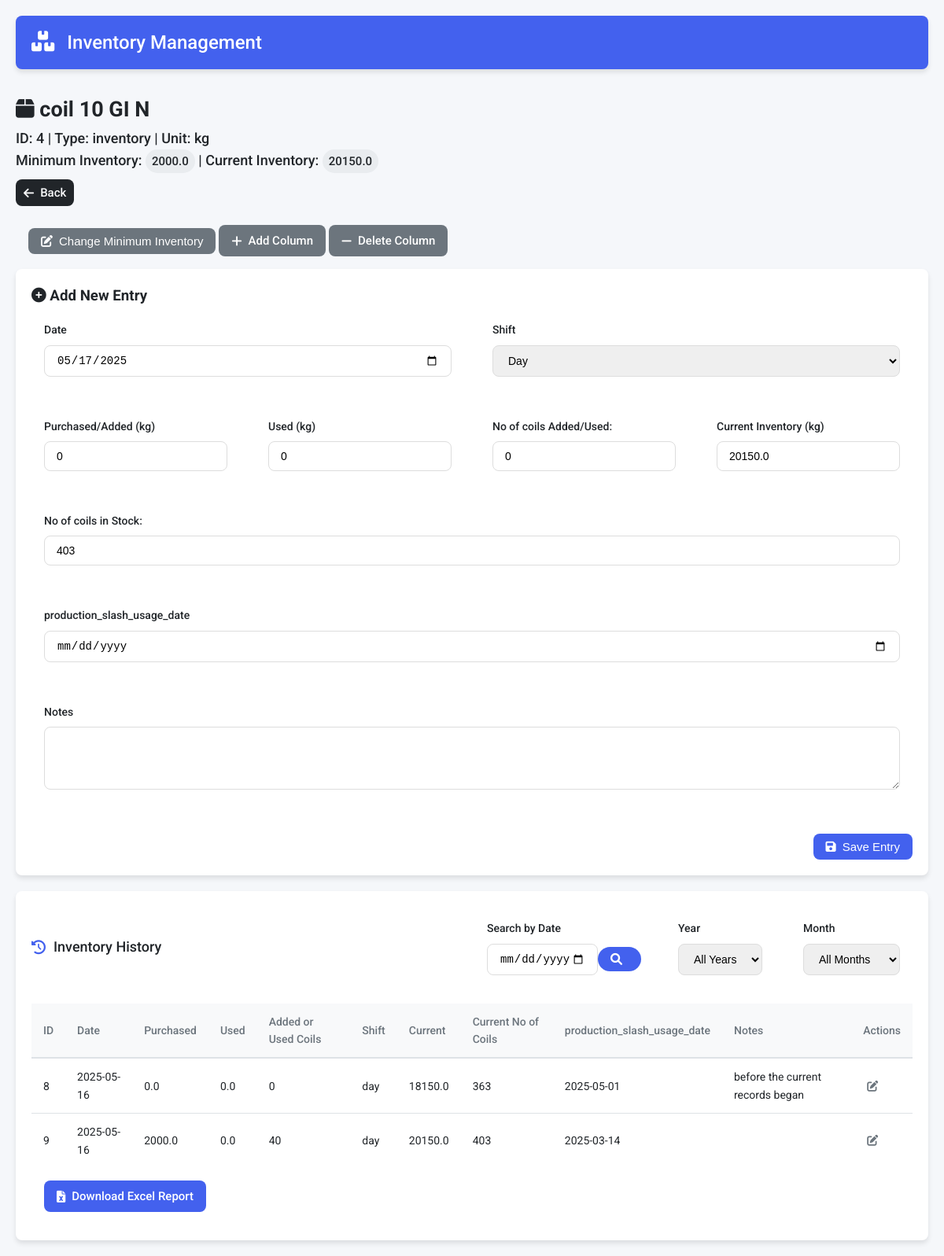
Screenshot of /item/4 with the database file from the repository.
### tables this page shows
CREATE TABLE items
                     (id INTEGER PRIMARY KEY AUTOINCREMENT,
                      name TEXT UNIQUE,
                      item_type TEXT,
                      item_unit TEXT,
                      minimum_inventory REAL,
                      current_inventory REAL check(current_inventory >= 0) default 0,
                      init_inventory_pm REAL,
                      updated_at TIMESTAMP DEFAULT CURRENT_TIMESTAMP,
                      has_rolls INTEGER BOOLEAN DEFAULT 0,
                      custom_fields TEXT);

CREATE TABLE item_coil_10_gi_n (id INTEGER PRIMARY KEY AUTOINCREMENT, item_id INTEGER NOT NULL REFERENCES items(id) ON DELETE CASCADE, purchased_kg REAL, used_kg REAL, added_used_coils INTEGER , date DATE, current_inventory REAL CHECK(current_inventory >= 0) default 0, current_no_coils INTEGER , shift TEXT, notes TEXT, production_slash_usage_date TEXT);

### app.py (the view, shortened to what this page needs)
@app.route('/item/<int:item_id>', methods=['GET', 'POST'])
def item_form(item_id):
    conn = get_db_connection()
    c = conn.cursor()
    c.execute('SELECT name, item_type,item_unit, minimum_inventory,current_inventory,has_rolls ,custom_fields FROM items WHERE id = ?', (item_id,))
    item = c.fetchone()
    if not item:
        return "Item not found", 404
    item_name, item_type, item_unit ,min_inv,cur_inv,has_rolls, custom_fields_str = item
    custom_fields = json.loads(custom_fields_str) if custom_fields_str else {}
    table_name = f"item_{normalize_names(item_name)}"
    current_no_coils = 0
    if has_rolls:
        try:
            c.execute(f'SELECT current_no_coils FROM {table_name} ORDER BY id DESC LIMIT 1')
            last_coil_row = c.fetchone()
            if last_coil_row:
                current_no_coils = last_coil_row[0]
        except sqlite3.Error as e:
            print(f"Error fetching last coil count: {e}")
            current_no_coils = 0  # Default to 0 if error occurs
    month = request.args.get('month')
    year = request.args.get('year')
    search_res = request.args.get('date_search')
    print(search_res , "!!!!!!!!!!!!here")
    query = f"SELECT * FROM {table_name}"
    params = []
    query += " ORDER BY id ASC limit 10"
    c.execute(query, params)
    columns = [description[0] for description in c.description]
    entries = [dict(zip(columns, row)) for row in c.fetchall()]
    c.execute(f"SELECT DISTINCT strftime('%Y', date) AS year FROM {table_name} ORDER BY year")
    available_years = [row[0] for row in c.fetchall()]
    months_map = {
        '01': 'January', '02': 'February', '03': 'March',
        '04': 'April', '05': 'May', '06': 'June',
        '07': 'July', '08': 'August', '09': 'September',
        '10': 'October', '11': 'November', '12': 'December'
        }
    c.execute(f"SELECT DISTINCT strftime('%m-%Y', date) AS month_year FROM {table_name} ORDER BY month_year DESC")
    available_months = [ (row[0], months_map.get(row[0][:2], 'Unknown')) for row in c.fetchall()]
    print(available_months)
    conn.close()
    return render_template('item_form.html',
                         item_id=item_id,
                         item_name=item_name,
                         item_type=item_type,
                         item_unit = item_unit,
                         min_inv=min_inv,
                         cur_inv = cur_inv,
                         has_rolls = has_rolls,
                         custom_fields=custom_fields,
                         entries=entries,
                         current_date=datetime.now().strftime('%Y-%m-%d'),
                         available_years=available_years,
                         available_months=available_months,
                         current_no_coils = current_no_coils,
                         current_year=year,
                         current_month=month)

### templates/Item_form.html (shortened to what this page needs)
{% extends "base.html" %}
{% block content %}
    <div class="item-detail-container">
        <div class="item-header">
                <h2><i class="fas fa-box"></i> {{ item_name }}</h2>
                <p class="item-meta">ID: {{ item_id }} | Type: {{ item_type }} | Unit: {{ item_unit }}</p>
                <p class="item-inventory">
                    Minimum Inventory: <span class="badge">{{ min_inv }}</span> |
                    Current Inventory: <span class="badge">{{ cur_inv }}</span>
                </p>
            <a href="{{ url_for('index') }}" class="btn btn-back">
                <i class="fas fa-arrow-left"></i> Back
            </a>
        </div>
        <div class="action-buttons" style="margin: 1rem;">
            <button onclick="toggleMinInvEdit()" class="btn btn-secondary" id="editMinInvBtn">
                <i class="fas fa-edit"></i> Change Minimum Inventory
            </button>
            <a href="{{ url_for('add_column', item_id=item_id) }}" class="btn btn-secondary">
                <i class="fas fa-plus"></i> Add Column
            </a>
            <a href="{{ url_for('delete_column', item_id=item_id) }}" class="btn btn-secondary">
                <i class="fas fa-minus"></i> Delete Column
            </a>
        </div>
        <div class="form-container">
            <h3><i class="fas fa-plus-circle"></i> Add New Entry</h3>
            <form method="POST" class="entry-form">
                <div class="form-row">
                    <div class="form-group">
                        <label for="date">Date</label>
                        <input type="date" id="date" name="date" required>
                    </div>
                    <div class="form-group">
                        <label for="shift">Shift</label>
                        <select id="shift" name="shift" required>
                            <option value="day">Day</option>
                        </select>
                    </div>
                </div>
                <div class="form-row">
                    <div class="form-group">
                        <label for="purchased">Purchased/Added ({{item_unit}})</label>
                        <input type="number" id="purchased" name="purchased" min="0" value="0" step="0.001" required>
                    </div>
                    <div class="form-group">
                        <label for="used">Used ({{item_unit}})</label>
                        <input type="number" id="used" name="used" min="0" value="0" step="0.001" required>
                    </div>
                    {% if has_rolls %}
                    <div class="form-group">
                        <label for="added_used_coils">No of coils Added/Used: </label>
                        <input type="number" id="added_used_coils" name="added_used_coils"  value="0" step="1" required>
                    </div>
                    {% endif %}
                    <div class="form-group">
                        <label for="current_inventory">Current Inventory ({{item_unit}})</label>
                        <input type="number" id="current_inventory" name="current_inventory" min="0" value="{{cur_inv}}" readonly>
                    </div>
                    {% if has_rolls %}
                    <div class="form-group">
                        <label for="current_no_coils">No of coils in Stock: </label>
                        <input type="number" id="current_no_coils" name="current_no_coils" min="0" value="{{current_no_coils}}" step="1" readonly>
                    </div>
                    {% endif %}
                </div>
                {% for field_name, field_type in custom_fields.items() %}
                    <div class="form-group">
                        <label for="custom_{{ field_name }}">{{ field_name }}</label>
                        {% if field_type == 'number' %}
                            <input type="number" id="custom_{{ field_name }}" name="custom_{{ field_name }}" value="0" step="0.001" min="0">
                        {% elif field_type == 'date' %}
                            <input type="date" id="custom_{{ field_name }}" name="custom_{{ field_name }}">
                        {% else %}
                            <input type="text" id="custom_{{ field_name }}" name="custom_{{ field_name }}">
                        {% endif %}
                    </div>
                {% endfor %}
                <div class="form-group">
                    <label for="notes">Notes</label>
                    <textarea id="notes" name="notes" rows="3"></textarea>
                </div>
                <div class="form-actions">
                    <button type="submit" class="btn btn-primary">
                        <i class="fas fa-save"></i> Save Entry
                    </button>
                </div>
            </form>
        </div>
        <div class="history-container">
            <div class="history-header">
                <h3><i class="fas fa-history"></i> Inventory History</h3>
                <div class="filters">
                    <form method="GET" action="{{ url_for('item_form', item_id=item_id) }}" class="date-search-form">
                        <div class="form-group">
                            <label for="date_search">Search by Date</label>
                            <div class="input-group">
                                <input type="date" id="date_search" name="date_search" value="{{ search_res if search_res else '' }}"
                                       max="{{ datetime.now().strftime('%Y-%m-%d') }}">
                                <button type="submit" class="btn btn-primary" style="border-radius: 20px;">
                                    <i class="fas fa-search"></i>
                                </button>
                            </div>
                        </div>
                    </form>
                    <form method="GET" action="{{ url_for('item_form', item_id=item_id) }}" class="filter-form">
                        <div class="form-row">
                            <div class="form-group">
                                <label for="year">Year</label>
                                <select name="year" id="year" onchange="this.form.submit()">
                                    <option value="">All Years</option>
                                </select>
                            </div>
                            <div class="form-group">
                                <label for="month">Month</label>
                                <select name="month" id="month" onchange="this.form.submit()">
                                    <option value="">All Months</option>
                                </select>
                            </div>
                        </div>
                    </form>
                </div>
            </div>
            {% if entries %}
            <div class="table-responsive">
                <table class="history-table">
                    <thead>
                        <tr>
                            <th>ID</th>
                            <th>Date</th>
                            <th>Purchased</th>
                            <th>Used</th>
                            {% if has_rolls %}<th>Added or Used Coils</th> {% endif %}
                            <th>Shift</th>
                            <th>Current</th>
                            {% if has_rolls %}<th>Current No of Coils</th>  {% endif %}
                            {% for field_name in custom_fields %}
                                <th>{{ field_name }}</th>
                            {% endfor %}
                            <th>Notes</th>
                            <th>Actions</th>
                        </tr>
                    </thead>
                    <tbody>
                        {% for entry in entries %}
                            <tr>
                                <td>{{entry.id}}</td>
                                <td>{{ entry.date }}</td>
                                <td>{{ entry['purchased_' ~ item_unit] }}</td>
                                <td>{{ entry['used_' ~ item_unit] }}</td>
                                {% if has_rolls %}
                                    <td>{{ entry['added_used_coils'] }}</td>
                                {% endif %}
                                <td>{{ entry.shift }}</td>
                                <td>{{entry.current_inventory}}</td>
                                {% if has_rolls %}
                                    <td>{{ entry['current_no_coils'] }}</td>
                                {% endif %}
                                {% for field_name in custom_fields %}
                                    <td>{{ entry.get(field_name, '') }}</td>
                                {% endfor %}
                                <td>{{ entry.notes }}</td>
                                <td>
                                    {% set entry_date = entry.date %}
                                    {% set today = datetime.now().strftime('%Y-%m-%d') %}
                                    {% if (datetime.strptime(today, '%Y-%m-%d') - datetime.strptime(entry_date, '%Y-%m-%d')).days <= 1 %}
                                        <a href="{{ url_for('edit_entry', item_id=item_id, entry_id=entry.id) }}"
                                        class="btn-icon" title="Edit">
                                            <i class="fas fa-edit"></i>
                                        </a>
                                    {% else %}
                                        <span class="text-muted">Locked</span>
                                    {% endif %}
                                </td>
                            </tr>
                        {% endfor %}
                    </tbody>
                </table>
            </div>
            {% else %}
            <div class="empty-state">
                <i class="fas fa-box-open"></i>
                <h3>No history entries</h3>
                <p>Add your first entry to see it here</p>
            </div>
            {% endif %}
            <div class="download-section" style="margin: 1rem 0 1rem 1rem;">
                <a href="{{ url_for('generate_excel', item_id=item_id) }}" class="btn btn-primary">
                    <i class="fas fa-file-excel"></i> Download Excel Report
                </a>
            </div>
        </div>
    </div>
{% endblock %}

### rows the page displays
items: name "coil 10 GI N", item_type "inventory", item_unit "kg", minimum_inventory "2000.0", current_inventory "20150.0"
item_coil_10_gi_n: current_no_coils "403", id "9", date "2025-05-16", purchased_kg.item_unit "2000.0", used_kg.item_unit "0.0", added_used_coils "40", shift "day", current_inventory "20150.0", get "2025-03-14"
item_coil_10_gi_n: id "8", date "2025-05-16", purchased_kg.item_unit "0.0", used_kg.item_unit "0.0", added_used_coils "0", shift "day", current_inventory "18150.0", current_no_coils "363", get "2025-05-01", notes "before the current records began"

### other values shown
{{ item_id }} "4"
{{ field_name }} "production_slash_usage_date"
